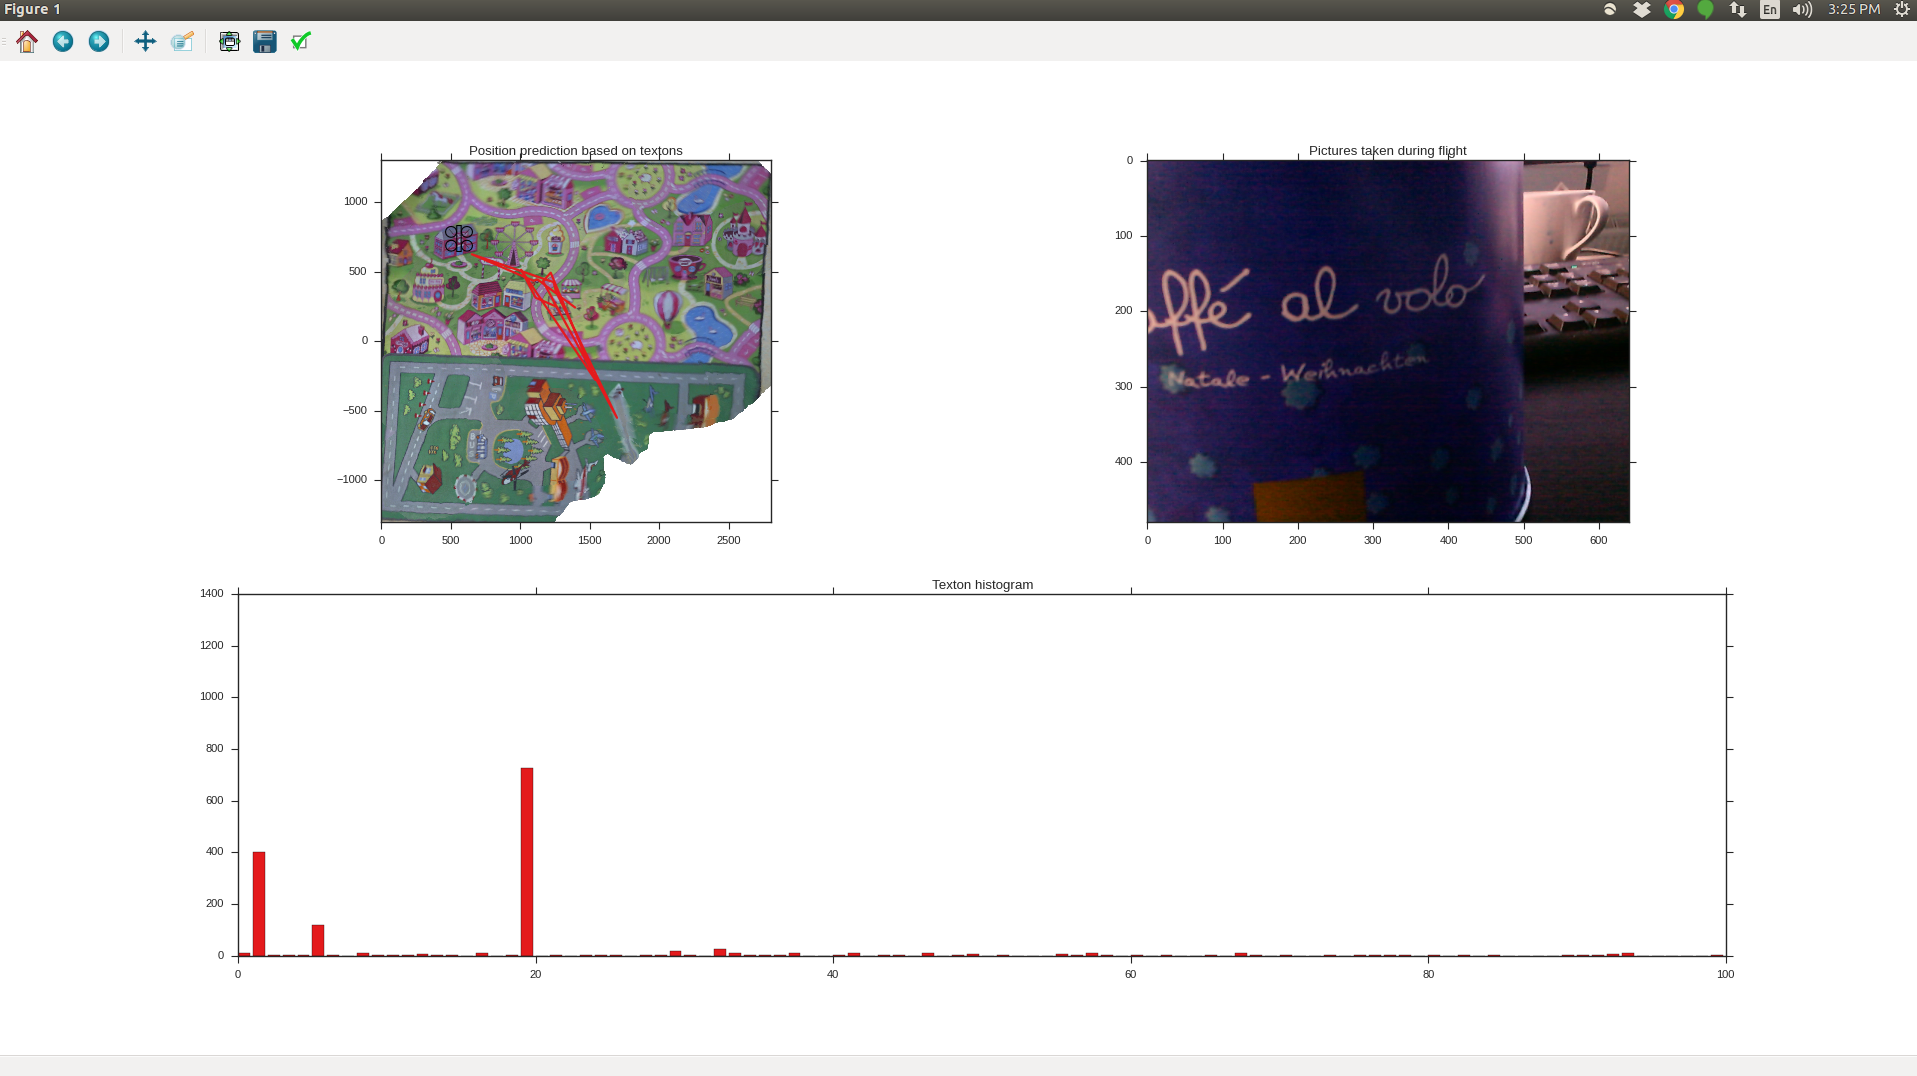

This chart was generated by the following Python code:
#!/usr/bin/env python

from __future__ import division

import cv2
from sklearn.feature_extraction import image
import matplotlib.pyplot as plt
import matplotlib.cm as cm
import numpy as np
import pandas as pd
from sklearn.cluster import KMeans
from sklearn.neighbors import NearestNeighbors, KNeighborsClassifier
from sklearn.neighbors import LSHForest, DistanceMetric
from sklearn.ensemble import RandomForestClassifier, RandomForestRegressor, GradientBoostingRegressor, ExtraTreesRegressor, AdaBoostRegressor
from collections import Counter
from scipy.spatial import distance
import texton_helpers
import subprocess 
import shlex
import heatmap
import time
import sys
import math
import warnings
from scipy import stats
from math import log, sqrt
from scipy import spatial
import glob
import os
import argparse
from sklearn.externals import joblib
from sklearn.feature_extraction.text import TfidfTransformer
from sklearn import svm
import xgboost as xgb
import configargparse
from treXtonConfig import parser
from sklearn.metrics.pairwise import chi2_kernel
from sklearn.pipeline import Pipeline
from sklearn.preprocessing import MinMaxScaler
import pickle
from scipy.linalg import get_blas_funcs
from scipy.linalg import blas as FB
from sklearn.utils.extmath import fast_dot

tfidf = TfidfTransformer()

def mydist(x, y):

    x_norm = x / np.sum(x)
    y_norm = y / np.sum(y)

    return np.sum((x_norm - y_norm) ** 2 / (x_norm + y_norm + 1e-8)) / 2


def RGB2Opponent(img):

    A = np.array([[0.06, 0.63, 0.27],
                   [0.30, 0.04, -0.35],
                   [0.34, -0.60, 0.17]]).astype(np.float32)
    img = img.astype(np.float32)

    #prod = pbcvt.dot(img.reshape(480 * 640, 3), A.T).reshape(480, 640, 3)
    prod = np.dot(img.reshape(480 * 640, 3), A.T).reshape(480, 640, 3)
    
    return prod



def calc_sim(t1, t2, s = 10):

    t1 = t1.reshape(-1)
    t2 = t2.reshape(-1)    
    
    dist = np.linalg.norm(t1 - t2)
    sim = np.exp((- dist) / s ** 2)
    
    return sim

def extract_one_texton(img, x, y, texton_size_x, texton_size_y):
    texton = img[y:y + texton_size_x, x:x + texton_size_y, 0]
    return texton

def my_extract_patches(img, texton_size, max_textons):

    h = img.shape[0]
    w = img.shape[1]    

    texton_positions = np.zeros((max_textons, 2))

    patches = np.zeros((max_textons,
                        texton_size[0], texton_size[1]))
    
    for i in range(max_textons):

        x = np.random.randint(w - texton_size[0] - 1)
        y = np.random.randint(h - texton_size[1] - 1)

        texton_positions[i] = np.array([x, y])

        extracted_texton = extract_one_texton(img, x, y,
                                        texton_size[0], texton_size[1])

        patches[i] = extracted_texton

    return patches, texton_positions

def extract_textons(img, max_textons, args, real_max_textons, channel):

    """
    This function extract textons from an image. If max_textons is set
    to None, all textons are extracted, otherwise random sampling is
    used.
    """

    if args.use_dipoles:
        patches, texton_positions = my_extract_patches(img, 
                                                       (args.texton_size, args.texton_size),
                                                       real_max_textons)
        
    else:
        patches = image.extract_patches_2d(img, 
                                           (args.texton_size, args.texton_size),
                                           real_max_textons)
        texton_positions = []

    # Flatten 2D array
    patches = patches.reshape(-1, args.texton_size ** 2)

    
    new_patches = []

    new_zero = 0
    if args.standardize:
        
        mean, stdv = np.load("mean_stdv_" + str(channel) + ".npy")
        new_zero = - mean / stdv

    #if args.local_standardize:
        
    #    mymean = np.mean(np.ravel(img))
    #    mystdv = np.std(np.ravel(img))

    #    new_zero = - mymean / mystdv        

    counter = 0
    if args.resample_textons:
        for patch in patches:
            #if not all(patch == patch[0]):

            if not all(patch == new_zero) or not all(patch == 0):
                new_patches.append(patch)
                counter += 1
            if counter == max_textons: break

        if len(new_patches) == 0:
            new_patches.append(patches[0])
    else:
        new_patches = patches

    
        
    return new_patches, texton_positions

def extract_textons_from_path(path, max_textons=100, channel=0):

    """
    This function extract textons from an image. If max_textons is set
    to None, all textons are extracted, otherwise random sampling is
    used.
    """

#    genimgs = glob.glob(genimgs_path + '*.png')

    all_patches = []

    # For standarization
    img_means_per_channel = []
    img_vars_per_channel = []

    start = 0
    stop = 80
    step = 5

    for pic_num in range(start, stop, step):


        if args.use_draug_folder:
            genimg_file = path + str(pic_num) + "_0.png"
        else:
            genimg_file = path + str(pic_num) + ".png"
        
        genimg = imread_opponent(genimg_file)
        genimg = genimg[:, :, channel]

        img_means_per_channel.append(genimg.mean())
        img_vars_per_channel.append(genimg.var())

    
    if channel == 0:
        np.save("imgs_vars.npy", img_vars_per_channel)
        np.save("imgs_vars_per_channel.npy", img_vars_per_channel)        
        np.save("imgs_means_per_channel.npy", img_means_per_channel)
        
    else:
        img_vars = np.load("imgs_vars.npy")

    if args.standardize:
        mean_imgs = np.mean(img_means_per_channel)
        stdv_imgs = np.sqrt(np.mean(img_vars_per_channel))

        print("mean:", mean_imgs)
        print("stdv:", stdv_imgs)
    
        vals = np.array([mean_imgs, stdv_imgs])
        np.save("mean_stdv_" + str(channel) + ".npy", vals)

    k = 0
    for pic_num in range(start, stop, step):

        if args.use_draug_folder:
            genimg_file = path + str(pic_num) + "_0.png"
        else:
            genimg_file = path + str(pic_num) + ".png"

        genimg = imread_opponent(genimg_file)
        genimg = genimg[:, :, channel]

        if args.color_standardize:
            if channel == 0:
                mymean = np.mean(np.ravel(genimg))
                mystdv = np.std(np.ravel(genimg))

                genimg = genimg - mymean
                genimg = genimg / mystdv

            else:
                print("img_vars[k]", img_vars[k])
                genimg = genimg / np.sqrt(img_vars[k])

        if args.local_standardize:

            mymean = np.mean(np.ravel(genimg))
            mystdv = np.std(np.ravel(genimg))

            genimg = genimg - mymean
            genimg = genimg / mystdv


        if args.histogram_standardize:

            # create a CLAHE object (Arguments are optional).
            clahe = cv2.createCLAHE(clipLimit=2.0, tileGridSize=(8,8))
            genimg = clahe.apply(genimg)

        if args.use_dipoles:
            delta_x = cv2.Sobel(genimg, cv2.CV_64F, 1, 0, ksize=3)
            invar = delta_x / genimg

            # TODO: this function should get the entire image as inpit

        if args.standardize:
            mean, stdv = np.load("mean_stdv_" + str(channel) + ".npy")
            genimg = genimg - mean
            genimg = genimg / stdv


        patches = image.extract_patches_2d(genimg, 
                                           (args.texton_size, args.texton_size),
                                           max_textons)

        # Flatten 2D array
        patches = patches.reshape(-1, args.texton_size ** 2)

        all_patches.extend(patches)
        k += 1

    return all_patches

    
def train_and_cluster_textons(textons, n_clusters=25, channel=0):

    """
    Returns a classifier, learned from the orignal image, and the
    predictions for the classes of the input textons and the texton
    centers.

    """

    # TODO: Look at different parameters of n_init
    k_means = KMeans(n_clusters=n_clusters, n_init=10, n_jobs=-1)

    # Predicted classes for the input textons
    predictions = k_means.fit_predict(np.float32(textons))

    # Texton class centers
    centers = k_means.cluster_centers_

    if args.show_graphs:
        display_textons(centers, channel)

    return k_means, predictions, centers


def cluster_textons(textons, classifier):
    
    "This function clusters textons by means of a given classifier"

    classes = classifier.predict(np.float32(textons))
    return classes


def match_histograms(query_histogram, location_histogram, weights=None):

    """
    Match query histogram with location histogram and return the
    distance. To do this, it needs a distance measurement.
    """
    
    # TODO: I could use the distance function as a parameter


    #dist = np.linalg.norm(query_histogram - location_histogram)
    #dist = spatial.distance.cosine(query_histogram, location_histogram)

    dist = cv2.compareHist(np.float32(query_histogram), np.float32(location_histogram), 4)
    #dist = JSD(np.float32(query_histogram), np.float32(location_histogram))
    #_, dist = stats.ks_2samp(query_histogram, location_histogram)
    #dist = -dist
 #   dist = cv2.EMD(np.float32(query_histogram), np.float32(location_histogram), 3)
    #dist=  stats.entropy(np.float32(query_histogram), np.float32(location_histogram))

    #f = np.float64([1] * len(query_histogram))
    #s = np.float64([1] * len(query_histogram))
    
    #dist = emd.emd(np.float64(query_histogram), np.float64(location_histogram), f, s)
    
    return dist
    

def display_textons(textons, channel=0, input_is_1D=False, save=True):

    """
    This function displays the input textons 
    """

    l = len(textons[0])
    s = np.sqrt(l)
    w = int(s) 

    textons = textons.reshape(-1, w, w)

    plt.figure(1) # Create figure

    d = np.ceil(np.sqrt(len(textons)))
    
    for i, texton in enumerate(textons):

        plt.subplot(d, d, i + 1) 
        plt.imshow(texton, 
                   cmap = cm.Greys_r, 
                   interpolation="nearest")
    
    plt.savefig("extracted_textons_" + str(channel) + ".png")
    #plt.show()



def display_histogram(histogram):

    plt.bar(np.arange(len(histogram)), histogram)
    plt.show()

def do_dipole_transformations(img):

    # Calculate gradients
    sobelx = cv2.Sobel(img, cv2.CV_8U, 1, 0, ksize=3, scale=4)
    sobely = cv2.Sobel(img, cv2.CV_8U, 0, 1, ksize=3, scale=4)

    # Color invariant

    mean_x, std_x = cv2.meanStdDev(sobelx)
    mean_y, std_y = cv2.meanStdDev(sobely)

    invar_x = sobelx / std_x.T
    invar_y = sobely / std_y.T

    invar_grad = np.sqrt(invar_x ** 2 + invar_y ** 2)
    invar_direction = np.arctan(invar_y / (invar_x + 1e-8))

    return invar_grad, invar_direction
    
    
def get_histogram_dipole(img, clusters, texton_positions, args):

    invar_grad, invar_direction = do_dipole_transformations(img)


    edge_strengths = np.sqrt(invar_grad[0] ** 2 + invar_grad[1] ** 2 + invar_grad[2] ** 2)

    edge_strengths = edge_strengths / np.sum(edge_strengths)

    invar_direction = invar_direction * edge_strengths
    
    s = 1

    histogram = np.zeros((args.num_textons, 4))

    for i, (x, y) in enumerate(texton_positions):

        
        
        intens = invar_direction[y + args.texton_size, x + args.texton_size, 0] #.reshape(-1)
        intens_inverse = - intens
        by = invar_direction[y + args.texton_size, x + args.texton_size, 1] #.reshape(-1)
        gr = invar_direction[y + args.texton_size, x + args.texton_size, 2] #.reshape(-1)

        dist1 = np.linalg.norm(intens - by)
        dist2 = np.linalg.norm(by - intens_inverse)
        dist3 = np.linalg.norm(intens - gr)
        dist4 = np.linalg.norm(gr - intens_inverse)

        sim1 = np.exp((- dist1) / s ** 2)
        sim2 = np.exp((- dist2) / s ** 2)
        sim3 = np.exp((- dist3) / s ** 2)
        sim4 = np.exp((- dist4) / s ** 2)

#        print(sim1)
#        print(sim2)
#        print(sim3)
#        print(sim4)
#
#        print("")
#
        histogram[clusters[i]] += np.array([sim1, sim2, sim3, sim4])


        
    histogram = histogram.reshape(-1)

    return histogram


def img_to_texton_histogram(img, classifier, max_textons, n_clusters, weights, args, channel):

    # Extract all textons of the query image
    if args.resample_textons:
        total_textons = int(max_textons * 1.5)
    else:
        total_textons = int(max_textons)

    start_extraction = time.time()
    textons, texton_positions = extract_textons(img, max_textons, args, total_textons, channel)
    end_extraction = time.time()
    if args.measure_time:        
        print("extraction", end_extraction - start_extraction)        

    # Get classes of textons of the query image
    start_clustering = time.time()    
    clusters = cluster_textons(textons, classifier)
    end_clustering = time.time()    
    if args.measure_time:        
        print("clustering", end_clustering - start_clustering)        


    if args.use_dipoles:
        histogram = get_histogram_dipole(img, clusters, texton_positions, args)
    else:
    # Get the frequency of each texton class of the query image
        histogram = np.bincount(clusters,
                                minlength=n_clusters) # minlength guarantees that missing clusters are set to 0
    

    #weights = len(textons) / args.max_textons
                            
    #if weights is not None:
    #    histogram = histogram / weights

    return histogram

def imread_opponent(path):

    # Read as RGB
    img = plt.imread(path, 1)

    # Convert to opponent space
    #start = time.time()
    img = RGB2Opponent(img)
    #end = time.time()
    #print("Time convert", end - start)

    return img

def imread_opponent_gray(path):

    return imread_opponent(path)[:, :, 0]

def train_regression_draug(path,
                           max_textons=None,
                           n_clusters=20,
                           args=None):

    # Settings
    base_dir = args.dir
    #genimgs_path = base_dir + "genimgs/"
    genimgs_path = base_dir
    testimgs_path = args.test_imgs_path
    #coordinates = pd.read_csv(base_dir + "targets_gtl.csv")
    coordinates_gtl = pd.read_csv(args.ground_truth_labeler)
   # coordinates_draug = pd.read_csv("../draug/targets.csv")

    classifiers = []
    if args.clustering:

        for channel in range(args.channels):

            # Extract patches of the training image
            training_textons = extract_textons_from_path(path, max_textons, channel)

            # Apply k-Means on the training image
            classifier, training_clusters, centers = train_and_cluster_textons(textons=training_textons, 
                                                                           n_clusters=n_clusters, channel=channel)

            classifiers.append(classifier)
            
            joblib.dump(classifier, 'classifiers/kmeans' + str(channel) + '.pkl')
            

    else:

        for channel in range(args.channels):

            # Load classifier from file
            classifier = joblib.load('classifiers/kmeans' + str(channel) + '.pkl')
            classifiers.append(classifier)


    histograms = []
    y_top_left = []
    y_bottom_right = []
    num_matches = []    

    

    from sklearn.neighbors import KNeighborsRegressor
    from sklearn.linear_model import LinearRegression, Ridge
    import sklearn.linear_model as lm
#    rf_top_left = RandomForestRegressor(500, n_jobs=-1)
#    rf_top_left = KNeighborsRegressor(p=1)


    arguments = {
        'booster': 'gbtree',
        'eval_metric': 'rmse',
        'eta': 0.01,
        'max_depth': 15,
        'n_estimators':500,
        'nthread': 4,
        'subsample': 0.95,
        'min_child_weight': 1,
        'gamma': 0.01,
        'colsample_bytree': 0.95,
        'colsample_bylevel': 0.95,
        'nthread': 4,
        'silent': False
    }
    
    weights = 1

#    genimgs = glob.glob(genimgs_path + "*.png")

    picturenumbers = np.random.randint(0, 220, 100)
    picturenumbers = range(0, args.num_draug_pics, 1)

    if args.load_histograms:
         histograms = np.load("histograms.npy")
         y_top_left = np.load("y_top_left.npy")
         y_bottom_right = np.load("y_bottom_right.npy")                           
    else:

        if args.use_draug_folder:
            picturevariants = 15
        else:
            picturevariants = 1

        for i in picturenumbers:

            for j in range(picturevariants):

                if picturevariants == 1:
                    genimg = genimgs_path + str(i) + ".png"
                else:
                    genimg = genimgs_path + str(i) + "_" + str(j) + ".png"


                query_image = imread_opponent(genimg)


                if args.local_standardize:
                    for channel in range(args.channels):
                        mymean = np.mean(np.ravel(query_image[:, :, channel]))
                        mystdv = np.std(np.ravel(query_image[:, :, channel]))

                        query_image[:, :, channel] = query_image[:, :, channel] - mymean
                        query_image[:, :, channel] = query_image[:, :, channel] / mystdv

                if args.color_standardize:
                    mymean = np.mean(np.ravel(query_image[:, :, 0]))
                    mystdv = np.std(np.ravel(query_image[:, :, 0]))

                    query_image[:, :, 0] = query_image[:, :, 0] - mymean
                    query_image[:, :, 0] = query_image[:, :, 0] / mystdv                
                    query_image[:, :, 1] = query_image[:, :, 1] / mystdv
                    query_image[:, :, 2] = query_image[:, :, 2] / mystdv            

                if args.histogram_standardize:

                    # create a CLAHE object (Arguments are optional).
                    clahe = cv2.createCLAHE(clipLimit=2.0, tileGridSize=(8,8))
                    for channel in range(args.channels):
                        query_image[:, :, channel] = clahe.apply(query_image[:, :, channel])

                                        
                if args.standardize:
                    for channel in range(args.channels):
                        mean, stdv = np.load("mean_stdv_" + str(channel) + ".npy")
                        query_image[:, :, channel] = query_image[:, :, channel] - mean
                        query_image[:, :, channel] = query_image[:, :, channel] / stdv

                top_left_x = coordinates_gtl.ix[i, "x"]
                top_left_y = coordinates_gtl.ix[i, "y"]
                matches = coordinates_gtl.ix[i, "matches"]
                num_matches.append(matches)

                if args.do_separate:
                    y_top_left.append(top_left_x)
                    y_bottom_right.append(top_left_y)
                else:
                    y_top_left.append((top_left_x, top_left_y))


                query_histograms = []
                for channel in range(args.channels):
                    classifier = classifiers[channel]
                    if args.use_dipoles:
                        query_histogram = img_to_texton_histogram(query_image, classifier, max_textons, n_clusters, weights, args, channel)
                    else:
                        query_histogram = img_to_texton_histogram(query_image[:, :, channel], classifier, max_textons, n_clusters, weights, args, channel)
                    query_histograms.append(query_histogram)

                query_histograms = np.ravel(query_histograms)

                histograms.append(query_histograms)
        np.save("histograms.npy", np.array(histograms))
        np.save("y_top_left.npy", np.array(y_top_left))
        np.save("y_bottom_right.npy", np.array(y_bottom_right))
        np.save("num_matches.npy", np.array(num_matches))                        
                

    if args.tfidf:
        histograms = tfidf.fit_transform(histograms).todense()
        joblib.dump(tfidf, 'classifiers/tfidf.pkl')

    if args.do_separate:
        if args.load_clf_settings:
            clf_x_coord = pickle.load(open("hyperopt_clf_x.p", "rb" ))
            clf_y_coord = pickle.load(open("hyperopt_clf_y.p", "rb" ))
        else:
            pass
            #K = chi2_kernel(histograms, gamma=.5)                
            #dist = DistanceMetric.get_metric(mydist)        
            #clf_x_coord = lm.TheilSenRegressor()
            #clf_y_coord = lm.TheilSenRegressor()

            #clf_x_coord = xgb.XGBRegressor(**arguments)
            #clf_y_coord = xgb.XGBRegressor(**arguments)
            #clf_x_coord = svm.LinearSVR(epsilon=0)
            #clf_y_coord = svm.LinearSVR(epsilon=0)
            #clf_x_coord = RandomForestRegressor(50, n_jobs=-1)
            #clf_y_coord = RandomForestRegressor(50, n_jobs=-1)
            #clf_x_coord = lm.BayesianRidge(normalize=True)
            #clf_y_coord = lm.BayesianRidge(normalize=True)
            #clf_x_coord = AdaBoostRegressor()
            #clf_y_coord = AdaBoostRegressor()            
            #clf_x_coord = GradientBoostingRegressor()
            #clf_y_coord = GradientBoostingRegressor()
            #clf_x_coord = GaussianProcessRegressor()
            #clf_y_coord = GaussianProcessRegressor()
            clf_x_coord = KNeighborsRegressor(weights='distance', metric=mydist)
            clf_y_coord = KNeighborsRegressor(weights='distance', metric=mydist)
            #clf_x_coord = KNeighborsRegressor(3, weights='distance')
            #clf_y_coord = KNeighborsRegressor(3, weights='distance')
            
            #clf_x_coord = LinearRegression()
            #clf_y_coord = LinearRegression()                
            #clf_x_coord = MLPRegressor()
            #clf_y_coord = MLPRegressor()


    else:
        clf0 = RandomForestRegressor(500, n_jobs=-1)
        clf1 = RandomForestRegressor(500, n_jobs=-1)
        #clf0 = GaussianProcess(theta0=0.1, thetaL=.001, thetaU=1.)
        #clf1 = GaussianProcess(theta0=0.1, thetaL=.001, thetaU=1.)
        #clf0 = KNeighborsRegressor(algorithm='kd_tree', weights='distance', n_neighbors=11)
        #clf0 = KNeighborsRegressor(weights='uniform', n_neighbors=7, p=3)
        #clf1 = KNeighborsRegressor(algorithm='kd_tree', weights='distance', n_neighbors=9)
        clfs = [clf0, clf1]
        
        

    if args.do_separate:
        print("Fitting")

        if args.use_xgboost:
            num_round = 500
            #evallist  = [(dtest,'eval'), (dtrain,'train')]
            dtrain_x = xgb.DMatrix(histograms,
                                 label=y_top_left,
                                 weight=np.array(num_matches))
            dtrain_y = xgb.DMatrix(histograms,
                                 label=y_bottom_right,
                                 weight=np.array(num_matches))
            
            bst_x = xgb.train(arguments,
                            dtrain_x,
                            num_round)
            
            bst_y = xgb.train(arguments,
                            dtrain_y,
                            num_round)
            clf = bst_x
            joblib.dump(bst_x, 'classifiers/clf_x.pkl')
            joblib.dump(bst_y, 'classifiers/clf_y.pkl')             

            
        else:

            if args.sample_weight:
                print("Using sample weight")
                clf_x_coord.fit(histograms, y_top_left, sample_weight=np.array(num_matches))
                clf_y_coord.fit(histograms, y_bottom_right, sample_weight=np.array(num_matches))

            else:
                clf_x_coord.fit(histograms, y_top_left)
                print(clf_x_coord.predict(histograms))
                clf_y_coord.fit(histograms, y_bottom_right)
            print("Finished Fitting")
            clf = clf_x_coord
            joblib.dump(clf_x_coord, 'classifiers/clf_x.pkl')
            joblib.dump(clf_y_coord, 'classifiers/clf_y.pkl') 
        
    else:
        for j, clf in enumerate(clfs):
            clf.fit(histograms, y_top_left)
            joblib.dump(clf, "classifiers/clf" + str(j) + ".pkl") 

    return clf, histograms, y_top_left, classifier, weights



def display_query_and_location(query_image, location_image):

    fig = plt.figure()

    fig_1 = fig.add_subplot(2,1,1)
    fig_1.imshow(query_image, 'Greys')

    fig_2 = fig.add_subplot(2,1,2)
    fig_2.imshow(patches[patch_pos], 'Greys')

    plt.show()


def main_draug(args):

    # Settings
    
    base_dir = args.dir
    genimgs_path = base_dir + "genimgs/"
    testimgs_path = args.test_imgs_path
#    coordinates = pd.read_csv(base_dir + "targets.csv")
    coordinates = pd.read_csv(args.ground_truth_labeler)
    
    max_textons = args.max_textons
    n_clusters = args.num_textons
    
    path = base_dir

    rf_top_left,  histograms, y_top_left, classifier, weights = train_regression_draug(
        path=path,
        max_textons=max_textons,
        n_clusters=n_clusters,
        args=args)


    if args.test_on_trainset:

        errors_x = []
        errors_y = []
        
        for i in range(args.num_draug_pics):

            query_file = genimgs_path + str(i) + ".png"
            query_image = imread_opponent_gray(query_file)

            # previously: histograms[patch]
            histogram = img_to_texton_histogram(query_image, classifier, max_textons, n_clusters, weights, args)

            top_left_x = coordinates.ix[i, "x"]
            top_left_y = coordinates.ix[i, "y"]
            
            pred_top_left = rf_top_left.predict([histogram])
            print ("pred is", pred_top_left)
            print ("real values", (top_left_x, top_left_y))

            diff_x = abs(pred_top_left[0][0] - top_left_x)
            diff_y = abs(pred_top_left[0][1] - top_left_y)
            
            print("diff x", diff_x)
            print("diff y", diff_y)

            errors_x.append(diff_x)
            errors_y.append(diff_y)

        print("Mean error x", np.mean(errors_x))
        print("Mean error y", np.mean(errors_y))

    if args.test_on_validset:

        errors_x = []
        errors_y = []
        
        for i in range(args.start_valid, args.start_valid + args.num_valid_pics):

            query_file = genimgs_path + str(i) + ".png"
            query_image = imread_opponent_gray(query_file)

            # previously: histograms[patch]
            histogram = img_to_texton_histogram(query_image, classifier, max_textons, n_clusters, weights, args)

            top_left_x = coordinates.ix[i, "x"]
            top_left_y = coordinates.ix[i, "y"]
            
            pred_top_left = rf_top_left.predict([histogram])
            print("pred is", pred_top_left)
            print("real values", (top_left_x, top_left_y))

            diff_x = abs(pred_top_left[0][0] - top_left_x)
            diff_y = abs(pred_top_left[0][1] - top_left_y)
            
            print("diff x", diff_x)
            print("diff y", diff_y)

            errors_x.append(diff_x)
            errors_y.append(diff_y)

        print("Mean error x (valid)", np.mean(errors_x))
        print("Mean error y (valid)", np.mean(errors_y))



    if args.test_on_testset:

        predictions = []

        offset = args.start_pic_num # Discard the first pictures
        for i in range(offset, offset + args.num_test_pics):

            query_file = testimgs_path + str(i) + ".jpg"
            query_image = imread_opponent_gray(query_file)

            histogram = img_to_texton_histogram(query_image, classifier, max_textons, n_clusters, weights, args)

            if args.show_graphs:
                display_histogram(histogram)

            pred_top_left = rf_top_left.predict([histogram])
            print("pred is", pred_top_left)

            predictions.append(pred_top_left[0])

        np.save("predictions", np.array(predictions))

        if args.use_optitrack: 
            pass

if __name__ == "__main__":

    args = parser.parse_args()
    
    main_draug(args)

